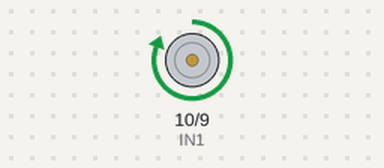
The sketch below on a simulated Arduino Uno, built with avr-gcc and run on an emulated ATmega328P. Parts: motor-driver pin pairs drawn as motors (green arrow = first pin HIGH = forward, orange = second pin HIGH = backward, longer = more drive, scaled by the enable pin).

Above: at 1.5 s.
At 4.5 s:
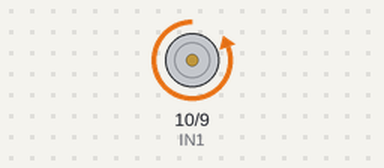
Timing chart, 0 to 7.8 s (numbered marks = the images above):
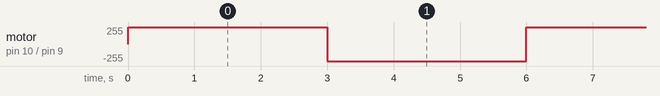

The sketch:

MotorDriver.ino
```cpp
#include "Motor.h"

Motor motor(11, 10, 9);

void setup() {
  // put your setup code here, to run once:
  motor.init();
}

void loop() {
  // put your main code here, to run repeatedly:
  motor.set_speed(1.0);

  delay(3000);

  motor.set_speed(-1.00);

  delay(3000);
}
```

Motor.cpp
```cpp
/*
 * L298N Motor Driver Library
 */

#include "Motor.h"

Motor::Motor(){
  ENA = 11;
  IN1 = 10;
  IN2 = 9;
}

Motor::Motor(int ENA_pin, int IN1_pin, int IN2_pin){
  ENA = ENA_pin;
  IN1 = IN1_pin;
  IN2 = IN2_pin;
}

void Motor::init(){
  pinMode(ENA, OUTPUT);
  pinMode(IN1, OUTPUT);
  pinMode(IN2, OUTPUT);
}

void Motor::set_speed(float s){
  digitalWrite(IN1, s>0);
  digitalWrite(IN2, s<0);

  analogWrite(ENA, abs(s)*255);
}
```

Motor.h
```cpp
/*
 * L298N Motor Driver Library
 */
#ifndef _MOTOR_DRIVER_H_
#define _MOTOR_DRIVER_H_

#include <Arduino.h>

class Motor{
  public:
    Motor();
    Motor(int ENA_pin, int IN1_pin, int IN2_pin);\
    void init();
    void set_speed(float s);
  private:
    int ENA, IN1, IN2;
};

#endif
```

Measured:
- by itself, motor on pin 10 (IN1) / pin 9 (IN2): alternates forward 255/255 for 3.0 s and backward 255/255 for 3.0 s
